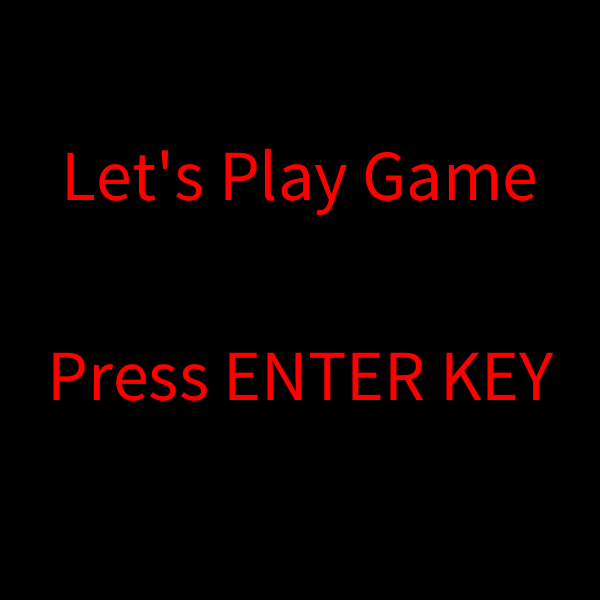
Frame 1 (no input)
Frame 60 (the mouse pressed at the canvas centre just before this capture): identical to frame 1, image omitted
Frame 120 (the mouse held since frame 60 and released just before this capture): identical to frame 1, image omitted

The Processing sketch that drew this single still picture (run headless with seeded random() and noise(); from frame 60 on, the mouse is pressed at the canvas centre):

// Processing sketch: sketch6633
// ── sketch6633.pde
//tamayoke.pde
//license BSD
//by Yuki Nakahori

int x, flag = 300;
int eflag = 0, ex, ey;
int point = 0;
int num;

void setup()
{
  size(600, 600);
  colorMode(RGB, 256);
  smooth();
  textSize(72);
  textAlign(CENTER);
  x = 300;
}

void draw()
{
  if (flag == 300)
  {
    background(0);
    fill(256,0,0);
    text("Let's Play Game", 300, 200);
    fill(256, 0, 0);
    text("Press ENTER KEY", 300, 400);
    flag = 0;
  }
  if (flag == 1)
  {
    background(0);
    key();
    enemy();
    mainDraw();
    check();
  }
  if (flag == 0)
  {
    if (keyCode == ENTER)
    {
      flag = 1;
      keyCode = UP;
    }
  }
}

void backgroung()
{
  fill(0, 0, 256);
  rect(0, 0, 600, 600);
}

void key()
{
  if (keyPressed)
  {
    if (keyCode == RIGHT)x += 5;
    if (keyCode == LEFT)x -= 5;
    if (x < 0)x = 0;
    if (x > 600)x = 600;
  }
}

void enemy()
{
  if (eflag == 0)
  {
    eflag = 1;
    ex = (int)random(600);
    ey = 0;
  }
  if (eflag == 1)
  {
    ey += 30;
    if (ey > 600)
    {
      eflag = 0;
      point ++;
    }
  }
}

void mainDraw()
{
  fill(256, 0, 0);
  ellipse(mouseX, 500, 25, 25);
  fill(0, 0, 256);
  ellipse(ex, ey, 40, 40);
  
}

void check()
{
  num = abs(ex - x) * abs(ex - x) + abs(500 - ey) * abs(500 - ey);
  if (num < 225)over();
}

void over()
{
  background(0);
  fill(256, 0, 0);
  flag = 0;
  text("GAME OVER", 300, 261);
  text("score=" + point, 300, 339);
  point = 0;
  eflag = 0;
  x = 300;
}
